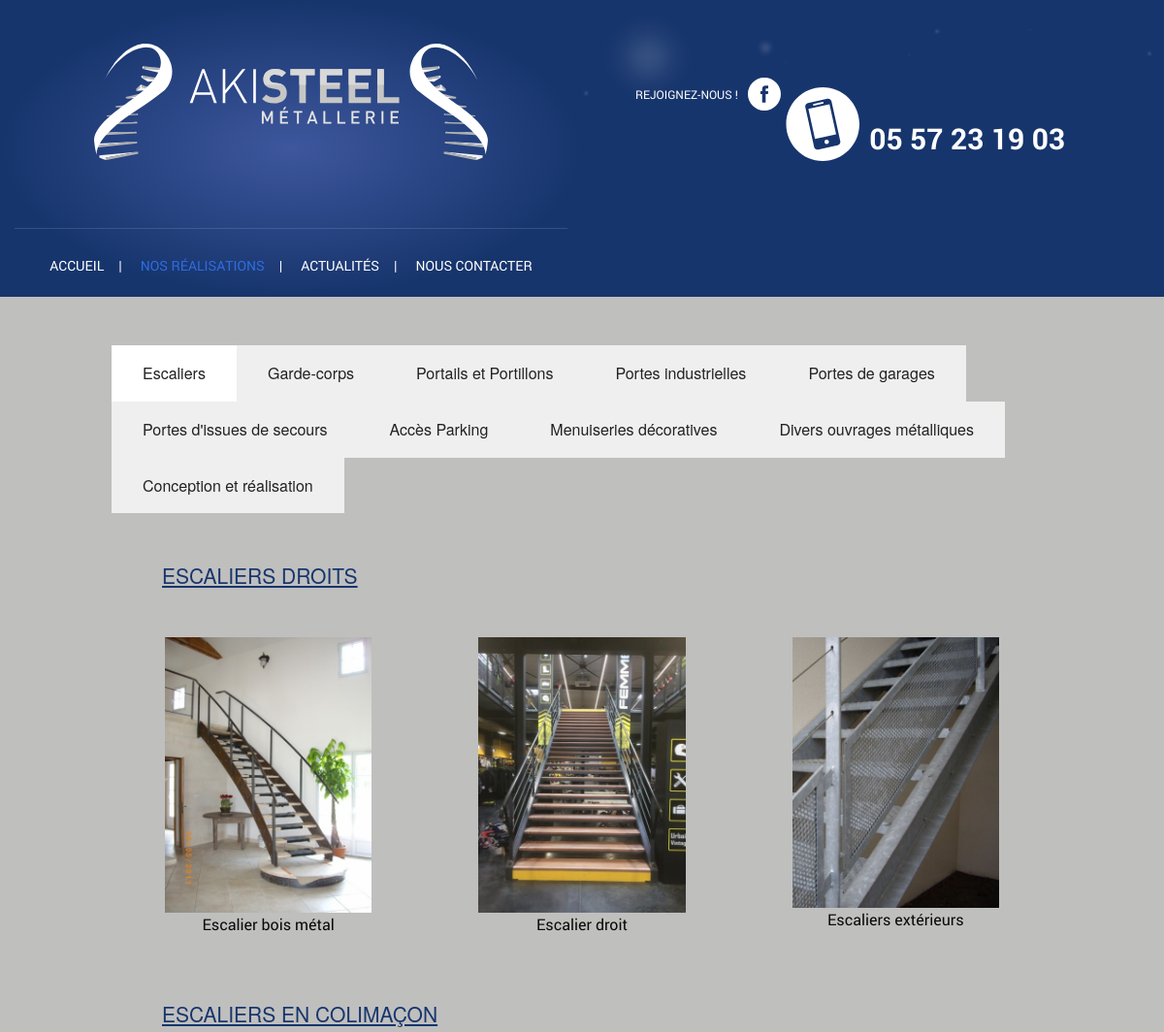
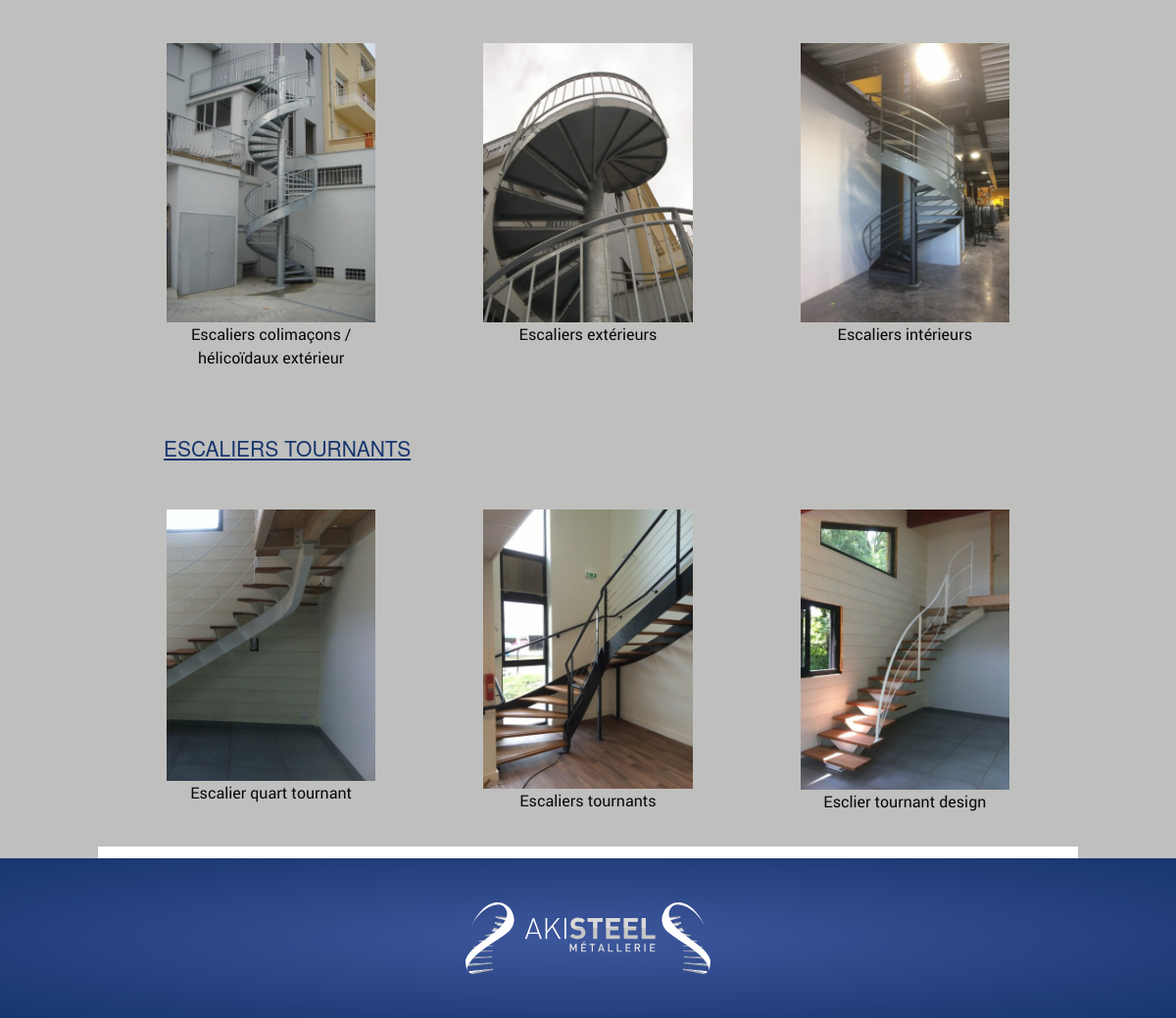
/realisations.php, run on the app's committed database (2 pictures, top to bottom).
### tables this page shows
CREATE TABLE `catproduct` (
  `id` int(10) unsigned NOT NULL AUTO_INCREMENT,
  `id_parent` int(11) NOT NULL,
  `nom` varchar(50) NOT NULL,
  `image` varchar(50) NOT NULL,
  `ordre_affichage` int(11) NOT NULL DEFAULT '1',
  PRIMARY KEY (`id`)
);

CREATE TABLE `product` (
  `id` int(10) unsigned NOT NULL AUTO_INCREMENT,
  `id_categorie` int(11) NOT NULL,
  `nom` varchar(100) NOT NULL,
  `description` text NOT NULL,
  `fichier_pdf` varchar(100) NOT NULL,
  `online` enum('0','1') NOT NULL DEFAULT '0',
  PRIMARY KEY (`id`)
);

CREATE TABLE `product_image` (
  `num_image` int(11) NOT NULL AUTO_INCREMENT,
  `num_produit` int(11) NOT NULL,
  `fichier` varchar(100) NOT NULL,
  `defaut` enum('oui','non') NOT NULL DEFAULT 'non',
  PRIMARY KEY (`num_image`)
);

### admin/classes/StorageManager.php (called while the page is built, shortened)
<?php
class StorageManager{
	protected function dbConnect() {
	    $host = DBHOST;
	    $user = DBUSER;
	    $pass = DBPASSWD;
	    $bdd  = DBNAME;
		try {
			$this->mysqli = new mysqli ($host, $user, $pass, $bdd) ;
		} catch (Exception $e) {
			throw new Exception("Erreur Connexion DB ". $e->getMessage());
		}
	}
}
?>

### admin/classes/Categorie.php (called while the page is built, shortened)
<?php
require_once("StorageManager.php");
class Categorie extends StorageManager {
	public function load( $id, $debug=false ){
		if ( intval( $id ) <= 0 ) return array();
		$new_array = null;
		$requete = "SELECT * FROM `catproduct` WHERE id = " . $id ;
		$result = mysqli_query( $this->mysqli, $requete );
		while( $row = mysqli_fetch_assoc( $result ) ) {
			$new_array[] = $row;
		}
		return $new_array;
	}
	public function getListe( $tab=array(), $debug=false ) {
		$champ_souhaite = ( $tab[ "champ" ] != '' ) ? $tab[ "champ" ] : "*";
		$requete = "SELECT " . $champ_souhaite . " FROM `catproduct`";
		if ( $tab[ "where" ] == '' ) {
			$requete .= " WHERE id > 0";
			if ( !empty( $tab ) ) {
				foreach( $tab as $champ => $val ) {
					if ( $champ != "champ" && $champ != "order_by" && $champ != "sens" )
						$requete .= " AND " . $champ . " = '" . addslashes( $val ) . "'";
				}
			}
			$order_by = ( $tab[ "order_by" ] != "" ) ? $tab[ "order_by" ] : "ordre_affichage";
			$sens = ( $tab[ "sens" ] != "" ) ? $tab[ "sens" ] : "ASC";
			$requete .= " ORDER BY " . $order_by . " " . $sens;
		}
		else $requete .= $tab[ "where" ];
		$result = mysqli_query( $this->mysqli, $requete );
		while( $row = mysqli_fetch_assoc( $result ) ) {
			$new_array[] = $row;
		}
		return $new_array;
	}
}

### admin/classes/Produit.php (called while the page is built, shortened)
<?php
require_once("StorageManager.php");
require_once("Categorie.php");
class Produit extends StorageManager {
	public function getListe( $tab=array(), $debug=false ) {
		$champ_souhaite = ( $tab[ "champ" ] != '' ) ? $tab[ "champ" ] : "*";
		$requete = "SELECT " . $champ_souhaite . " FROM `product`";
		if ( $tab[ "where" ] == '' ) {
			$requete .= " WHERE id > 0";
			if ( !empty( $tab ) ) {
				foreach( $tab as $champ => $val ) {
					if ( $champ != "champ" && $champ != "order_by" && $champ != "sens" )
						$requete .= " AND " . $champ . " = '" . addslashes( $val ) . "'";
				}
			}
			$order_by = ( $tab[ "order_by" ] != "" ) ? $tab[ "order_by" ] : "nom";
			$sens = 	( $tab[ "sens" ] != "" ) ? $tab[ "sens" ] : "ASC";
			$requete .= " ORDER BY " . $order_by . " " . $sens;
		}
		else $requete .= $tab[ "where" ];
		$result = mysqli_query( $this->mysqli, $requete );
		while( $row = mysqli_fetch_assoc( $result ) ) {
			$new_array[] = $row;
		}
		return $new_array;
	}
}

### admin/classes/Produit_image.php (called while the page is built, shortened)
<?php
require_once("StorageManager.php");
class Produit_image extends StorageManager {
	public function getImageDefaut( $num_produit=0, $debug=false ) {
		$requete = "SELECT * FROM `product_image`
			WHERE num_produit = " . intval( $num_produit ) . "
			AND defaut = 'oui'";
		$result = mysqli_query( $this->mysqli, $requete );
		$row = mysqli_fetch_assoc( $result );
		return $row;
	}
}

### realisations.php (the view, shortened to what this page needs)
<?
	require $_SERVER[ "DOCUMENT_ROOT" ] . "/admin/classes/Produit.php";
	require $_SERVER[ "DOCUMENT_ROOT" ] . "/admin/classes/Produit_image.php";
	$debug = 			false;
	$categorie = 		new Categorie();
	$produit = 			new Produit();
	$produit_image =	new Produit_image();
	$num_categorie = 	$_GET[ "nc" ];
	$data_categorie = 	$categorie->load( $num_categorie, $debug );
	if ( 1 == 1 ) {
		unset( $recherche );
		$recherche[ "id_parent" ] = 0;
		$recherche[ "order_by" ] = 	"ordre_affichage";
		$liste_categorie = $categorie->getListe( $recherche, $debug );
		if ( empty( $data_categorie ) ) {
			if ( !empty( $liste_categorie ) ) {
				$num_categorie = $liste_categorie[ 0 ][ "id" ];
				$data_categorie = $categorie->load( $num_categorie, $debug );
			}
		}
	}
	if ( !empty( $data_categorie ) ) {
		if ( 1 == 1 ) {
			unset( $recherche );
			$recherche[ "id_parent" ] = $num_categorie;
			$recherche[ "order_by" ] = 	"ordre_affichage";
			$liste_sous_categorie = $categorie->getListe( $recherche, $debug );
		}
		if ( 1 == 1) {
			unset( $recherche );
			$recherche[ "id_categorie" ] = 	$num_categorie;
			$recherche[ "online" ] = 		'1';
		}
	}
?>
<!doctype html>
<html class="no-js" lang="fr" dir="ltr">
	<head>
		<? include( $_SERVER[ "DOCUMENT_ROOT" ] . "/inc/meta.php" ); ?>
	</head>
	<body class="realisations">
		<? include( $_SERVER[ "DOCUMENT_ROOT" ] . "/inc/header.php" ); ?>
		<div class="row fullwidth content2">
			<div class="row contenu-realisations">
				<div class="titre3">
    				<div class='large-12 medium-12 small-12 columns'>
    				<?
    				if ( !empty( $liste_categorie ) ) {
    					echo "<ul class='tabs' data-tab>\n";
    					foreach ( $liste_categorie as $_categorie ) {
    						$actif = ( $_categorie[ "id" ] == $num_categorie ) ? "active" : "";
    						echo "<li class='tab-title " . $actif . "'><a href='./realisations.php?nc=" . $_categorie[ "id" ] . "'>" . $_categorie[ "nom" ] . "</a></li>\n";
    					}
    					echo "</ul>\n</div><div class='large-12 columns'>";
    				}
				if ( !empty( $liste_sous_categorie ) ) {
					foreach ( $liste_sous_categorie as $_sous_categorie ) {
						echo "<h3>" . $_sous_categorie[ "nom" ] . "</h3><br>\n";
						if ( 1 == 1) {
							unset( $recherche );
							$recherche[ "id_categorie" ] = 	$_sous_categorie[ "id" ];
							$recherche[ "online" ] = 		'1';
							$__liste_produit = $produit->getListe( $recherche, $debug );
							if ( !empty( $__liste_produit ) ) {
								foreach ( $__liste_produit as $_produit ) {
									$id_produit = 	$_produit[ "id" ];
									$nom = 			$_produit[ "nom" ];
									$image_defaut = $produit_image->getImageDefaut( $id_produit, $debug );
									echo "<div class='large-4 medium-4 small-12 columns'>\n";
									echo "	<figure>\n";
									echo "		<a href='/realisation-detail.php?id=" . $id_produit . "'><img src='/photos/produit/realisation_liste" . $image_defaut[ "fichier" ] . "' title='" . $nom . "' /></a>\n";
									echo "		<figcaption>" . $nom . "</figcaption>\n";
									echo "	</figure>\n";
									echo "</div>\n";
								}
							}
						}
					}
				}
				?>
				</div>
			</div>
		</div>
		<? include( $_SERVER[ "DOCUMENT_ROOT" ] . "/inc/footer.php" ); ?>
	</body>
</html>

### css/app.css (style rules this page uses)
* { font-family:'roboto'; }
html, body { height:auto; }
html { min-height:100%; }
body { background:#17356d;min-height:100%; }
h3 { color:#17356d;font-weight:normal;text-decoration:underline;text-transform:uppercase;font-size:21px;text-align:center; }
.titre3 h3 { color:#17356d;font-weight:normal;text-decoration:underline;text-transform:uppercase;font-size:21px;text-align:left;margin-top: 50px; margin-left: 52px; }
.fullwidth { max-width:100%; }
.content2 { background:#bfbfbe;position:relative; }
.content2 .contenu-realisations { width:100%;padding:50px 0 30px 0;margin:0;max-width:1000px;margin:0 auto; }
figcaption { text-align:center; }

### data on the page
catproduct: nom "Escaliers"
catproduct: nom "Garde-corps"
catproduct: nom "Portails et Portillons"
catproduct: nom "Portes industrielles"
catproduct: nom "Portes de garages"
catproduct: nom "Portes d'issues de secours"
catproduct: nom "Accès Parking"
catproduct: nom "Menuiseries décoratives"
catproduct: nom "Divers ouvrages métalliques"
catproduct: nom "Conception et réalisation"
catproduct: nom "ESCALIERS DROITS"
product: product_image.fichier (picture), nom "Escalier bois métal"
product: product_image.fichier (picture), nom "Escalier droit"
product: product_image.fichier (picture), nom "Escaliers extérieurs"
catproduct: nom "ESCALIERS EN COLIMAÇON"
product: product_image.fichier (picture), nom "Escaliers colimaçons / hélicoïdaux extérieur"
product: product_image.fichier (picture), nom "Escaliers extérieurs"
product: product_image.fichier (picture), nom "Escaliers intérieurs"
catproduct: nom "ESCALIERS TOURNANTS"
product: product_image.fichier (picture), nom "Escalier quart tournant"
product: product_image.fichier (picture), nom "Escaliers tournants"
product: product_image.fichier (picture), nom "Esclier tournant design"
